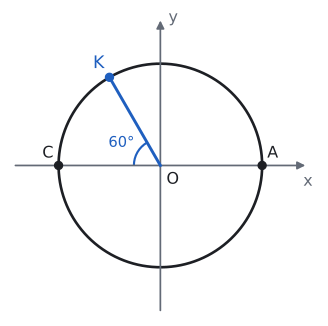

The script that drew this image:
import sys; sys.path.insert(0, "tools")
from cizim import *

def P(x, y): return np.array([x, y], float)
def kutup(derece, r=1.0): return P(r * np.cos(np.radians(derece)), r * np.sin(np.radians(derece)))
def cember(ax, x=(-1.45, 1.45), y=(-1.45, 1.45), eksen_adi=True):
    """Orijin merkezli birim çember ve oklu eksenler."""
    ax.set_aspect("equal"); ax.axis("off")
    t = np.linspace(0, 2 * np.pi, 400)
    ax.plot(np.cos(t), np.sin(t), color=YAZI, lw=2, zorder=2)
    ok = dict(arrowstyle="-|>", color=SOLUK, lw=1.3, mutation_scale=12)
    ax.annotate("", xy=(x[1], 0), xytext=(x[0], 0), arrowprops=ok)
    ax.annotate("", xy=(0, y[1]), xytext=(0, y[0]), arrowprops=ok)
    if eksen_adi:
        ax.text(x[1], -0.08, "x", ha="center", va="top", color=SOLUK, fontsize=12)
        ax.text(0.08, y[1], "y", ha="left", va="center", color=SOLUK, fontsize=12)
    ax.set_xlim(x[0] - 0.05, x[1] + 0.12); ax.set_ylim(y[0] - 0.05, y[1] + 0.1)
def dik(ax, K, A, B, s=0.08, renk=SOLUK):
    """K köşesinde KA ile KB arasındaki dik açı işareti."""
    K, A, B = P(*K), P(*A), P(*B)
    u = (A - K) / np.linalg.norm(A - K) * s; v = (B - K) / np.linalg.norm(B - K) * s
    ax.plot(*zip(K + u, K + u + v, K + v), color=renk, lw=1.2)
def yay(ax, a1, a2, r, ad="", renk=MAVI, k=1.55, fs=12):
    """Orijinde a1 dereceden a2 dereceye (saat yönünün tersine) açı yayı."""
    ax.add_patch(patches.Arc((0, 0), 2 * r, 2 * r, theta1=a1, theta2=a2, color=renk, lw=1.6))
    if ad:
        m = np.radians((a1 + a2) / 2)
        ax.text(k * r * np.cos(m), k * r * np.sin(m), ad, ha="center", va="center", color=renk, fontsize=fs)
def nok(ax, xy, renk=YAZI, ms=6): ax.plot(*xy, "o", color=renk, markersize=ms, zorder=5)
def yaz(ax, xy, metin, renk=YAZI, fs=13, **k): ax.text(xy[0], xy[1], metin, color=renk, fontsize=fs, **k)
def kontrol(ad, K): print(ad, np.round(K, 4), "x²+y² =", round(float(K @ K), 6))

# Alıştırma 5: K 2. bölgede, m(COK) = 60°; yani m(AOK) = 120°, K(−1/2, √3/2).
K = kutup(120); kontrol("K", K)
fig, ax = sekil(4.2, 4.2); cember(ax)
ax.plot(*zip(P(0, 0), K), color=MAVI, lw=2.2, zorder=3)
yay(ax, 120, 180, 0.26, "60°", renk=MAVI, k=1.7, fs=11)
nok(ax, K, MAVI); yaz(ax, K + P(-0.05, 0.05), "K", MAVI, ha="right", va="bottom")
nok(ax, P(-1, 0)); yaz(ax, P(-1.05, 0.04), "C", ha="right", va="bottom", fs=12)
nok(ax, P(1, 0)); yaz(ax, P(1.05, 0.04), "A", ha="left", va="bottom", fs=12)
yaz(ax, P(0.06, -0.06), "O", ha="left", va="top", fs=12)
kaydet(fig, __file__)
